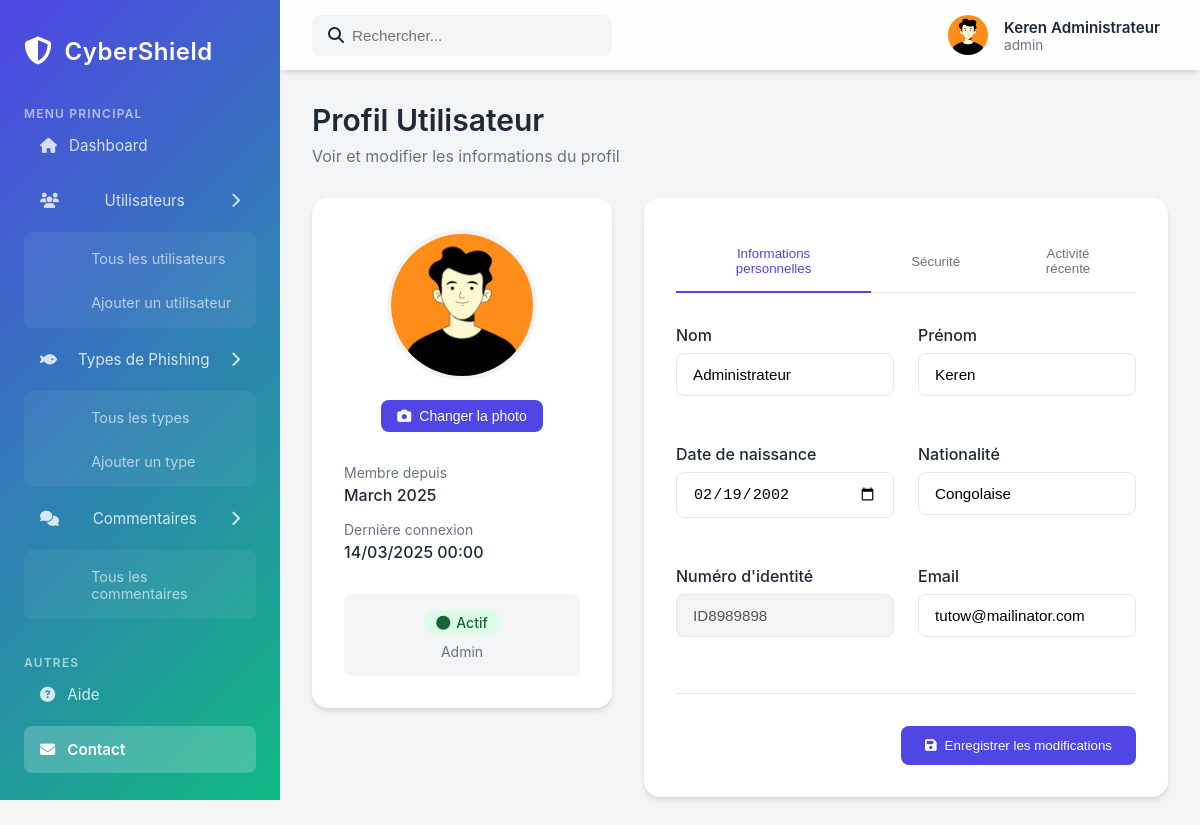
The app's page /admin/profil.php (signed in) with its own data.
### tables this page shows
CREATE TABLE `users` (
  `id` int(11) NOT NULL,
  `last_name` varchar(100) NOT NULL,
  `first_name` varchar(100) NOT NULL,
  `birth_date` date NOT NULL,
  `nationality` varchar(50) DEFAULT NULL,
  `identity_number` varchar(50) DEFAULT NULL,
  `email` varchar(100) NOT NULL,
  `gender` varchar(10) DEFAULT NULL,
  `password` varchar(255) NOT NULL,
  `profile_picture` varchar(255) DEFAULT NULL,
  `role` enum('user','admin') DEFAULT 'user',
  `active` tinyint(1) DEFAULT 1,
  `last_login` date DEFAULT NULL,
  `created_at` timestamp NOT NULL DEFAULT current_timestamp()
);

### admin/profil.php (the view, shortened to what this page needs)
<?php
include 'header.php';
?>
<!DOCTYPE html>
<html lang="fr">
<head>
</head>
<body>
    <div class="dashboard-content">
        <div class="page-header">
            <h1>Profil Utilisateur</h1>
            <p>Voir et modifier les informations du profil</p>
        </div>
        <div class="profile-container">
            <div class="profile-sidebar">
                <div class="profile-photo">
                    <img src="../uploads/avatar/<?= htmlspecialchars($user['profile_picture'] ?? 'default.png') ?>"
                        alt="<?= htmlspecialchars($user['first_name'] . ' ' . $user['last_name']) ?>"
                        class="profile-image">
                    <button class="profile-upload-btn" onclick="document.getElementById('profilePhotoInput').click()">
                        <i class="fas fa-camera"></i> Changer la photo
                    </button>
                </div>
                <div class="profile-info">
                    <div class="info-group">
                        <div class="info-label">Membre depuis</div>
                        <div class="info-value"><?= date('F Y', strtotime($user['created_at'])) ?></div>
                    </div>
                    <div class="info-group">
                        <div class="info-label">Dernière connexion</div>
                        <div class="info-value"><?= $user['last_login'] ? date('d/m/Y H:i', strtotime($user['last_login'])) : 'Jamais' ?></div>
                    </div>
                </div>
                <div class="profile-status">
                    <div class="status-badge status-<?= $user['active'] ? 'active' : 'inactive' ?>">
                        <i class="fas fa-circle"></i> <?= $user['active'] ? 'Actif' : 'Inactif' ?>
                    </div>
                    <div class="status-role"><?= ucfirst($user['role']) ?></div>
                </div>
            </div>
            <div class="profile-main">
                <div class="tab-navigation">
                    <button class="tab-button active" data-tab="info">Informations personnelles</button>
                    <button class="tab-button" data-tab="security">Sécurité</button>
                    <button class="tab-button" data-tab="activity">Activité récente</button>
                </div>
                <div class="tab-content active" id="info">
                    <form id="profileForm" method="POST">
                        <div class="form-grid">
                            <div class="form-group">
                                <label class="form-label">Nom</label>
                                <input type="text" class="form-input" name="last_name" value="<?= htmlspecialchars($user['last_name']) ?>" required>
                            </div>
                            <div class="form-group">
                                <label class="form-label">Prénom</label>
                                <input type="text" class="form-input" name="first_name" value="<?= htmlspecialchars($user['first_name']) ?>" required>
                            </div>
                            <div class="form-group">
                                <label class="form-label">Date de naissance</label>
                                <input type="date" class="form-input" name="birth_date" value="<?= htmlspecialchars($user['birth_date']) ?>" required>
                            </div>
                            <div class="form-group">
                                <label class="form-label">Nationalité</label>
                                <input type="text" class="form-input" name="nationality" value="<?= htmlspecialchars($user['nationality']) ?>">
                            </div>
                            <div class="form-group">
                                <label class="form-label">Numéro d'identité</label>
                                <input type="text" class="form-input" name="identity_number" value="<?= htmlspecialchars($user['identity_number']) ?>" disabled>
                            </div>
                            <div class="form-group">
                                <label class="form-label">Email</label>
                                <input type="email" class="form-input" name="email" value="<?= htmlspecialchars($user['email']) ?>" required>
                            </div>
                        </div>
                        <div class="form-actions">
                            <button type="submit" class="btn btn-primary">
                                <i class="fas fa-save"></i> Enregistrer les modifications
                            </button>
                        </div>
                    </form>
                </div>
            </div>
        </div>
    </div>
</body>
</html>

### admin/header.php (shortened to what this page needs)
<?php include
include '../config/db.php';
try {
    $stmt = $pdo->prepare("SELECT * FROM users WHERE id = :id");
    $stmt->execute(['id' => $_SESSION['user_id']]);
    $user = $stmt->fetch();
} catch (PDOException $e) {
    die("Erreur lors de la récupération des données : " . $e->getMessage());
}
?>
<!DOCTYPE html>
<html lang="fr">
<head>
    <link rel="stylesheet" href="https://cdnjs.cloudflare.com/ajax/libs/font-awesome/6.4.0/css/all.min.css">
    <link rel="stylesheet" href="main.css">
</head>
<body>
    <div class="dashboard-container">
        <aside class="sidebar">
            <div class="sidebar-header">
                <div class="logo">
                    <i class="fas fa-shield-alt"></i>
                    <span>CyberShield</span>
                </div>
            </div>
            <nav class="sidebar-nav">
                <div class="nav-section">
                    <span class="nav-section-title">MENU PRINCIPAL</span>
                    <ul>
                        <li class="active">
                            <a href="/admin/index.php">
                                <i class="fas fa-home"></i>
                                <span>Dashboard</span>
                            </a>
                        </li>
                        <li class="nav-item-dropdown">
                            <a href="#users">
                                <i class="fas fa-users"></i>
                                <span>Utilisateurs</span>
                                <i class="fas fa-chevron-right"></i>
                            </a>
                            <ul class="submenu">
                                <li><a href="users.php">Tous les utilisateurs</a></li>
                                <li><a href="create-user.php">Ajouter un utilisateur</a></li>
                            </ul>
                        </li>
                        <li class="nav-item-dropdown">
                            <a href="#phishing">
                                <i class="fas fa-fish"></i>
                                <span>Types de Phishing</span>
                                <i class="fas fa-chevron-right"></i>
                            </a>
                            <ul class="submenu">
                                <li><a href="types.php">Tous les types</a></li>
                                <li><a href="create-type.php">Ajouter un type</a></li>
                            </ul>
                        </li>
                        <li class="nav-item-dropdown">
                            <a href="#comments">
                                <i class="fas fa-comments"></i>
                                <span>Commentaires</span>
                                <i class="fas fa-chevron-right"></i>
                            </a>
                            <ul class="submenu">
                                <li><a href="comments.php">Tous les commentaires</a></li>
                            </ul>
                        </li>
                    </ul>
                </div>
                <div class="nav-section">
                    <span class="nav-section-title">AUTRES</span>
                    <ul>
                        <li>
                            <a href="#help">
                                <i class="fas fa-question-circle"></i>
                                <span>Aide</span>
                            </a>
                        </li>
                        <li>
                            <a href="#contact">
                                <i class="fas fa-envelope"></i>
                                <span>Contact</span>
                            </a>
                        </li>
                    </ul>
                </div>
            </nav>
        </aside>
        <main class="main-content">
            <header class="top-header">
                <div class="search-bar">
                    <i class="fas fa-search"></i>
                    <input type="text" placeholder="Rechercher...">
                </div>
                <div class="header-right">
                    <div class="admin-profile">
                        <img src="../uploads/avatar/<?php echo $user['profile_picture']; ?>" alt="Admin" class="admin-avatar">
                        <div class="admin-info">
                            <span class="admin-name"><?php echo $user['first_name'] . ' ' . $user['last_name']; ?></span>
                            <span class="admin-role"><?php echo $user['role']; ?></span>
                        </div>
                    </div>
                </div>
            </header>

### records on screen
users: profile_picture (picture), first_name "Keren", last_name "Administrateur", role "admin", created_at "March 2025", last_login "14/03/2025 00:00", role "Admin", birth_date "02/19/2002", nationality "Congolaise", identity_number "ID8989898", email "tutow@mailinator.com"
